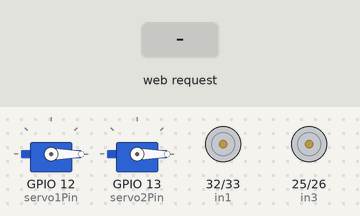
Bench run of a sketch on a simulated ESP32. Parts: 2 × servo, motor-driver pin pairs drawn as motors (green arrow = first pin HIGH = forward, orange = second pin HIGH = backward, longer = more drive, scaled by the enable pin). Inputs (shaded band) come from the test bench. What the sketch prints to the serial monitor is not drawn.

Above: at 1.2 s.
1.3 s: HTTP request GET /move?x=1 received
At 1.7 s:
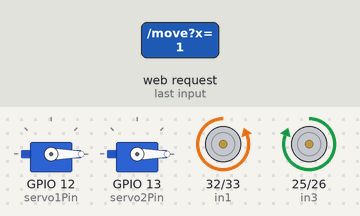
2.8 s: HTTP request GET /move?y=1 received
At 4.0 s:
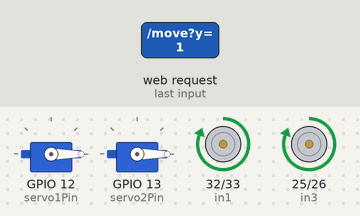
4.3 s: HTTP request GET /servo?id=1 received
At 5.2 s:
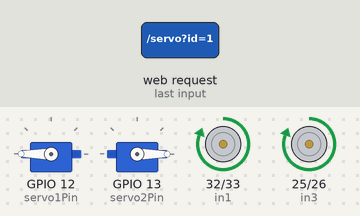
5.8 s: HTTP request GET /move received
At 6.3 s:
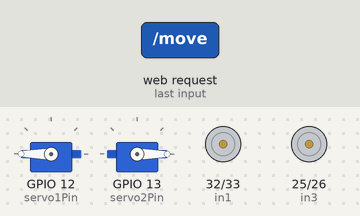
7.3 s: HTTP request GET /move?x=1&y=1&id=1 received
At 8.5 s:
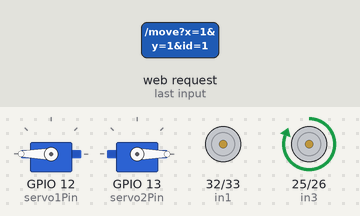
8.8 s: HTTP request GET /servo?x=1&y=1&id=1 received
At 9.8 s:
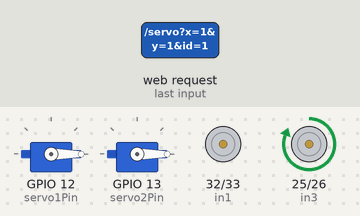
Timing chart, 0 to 11.3 s (numbered marks = the images above; inputs shaded):
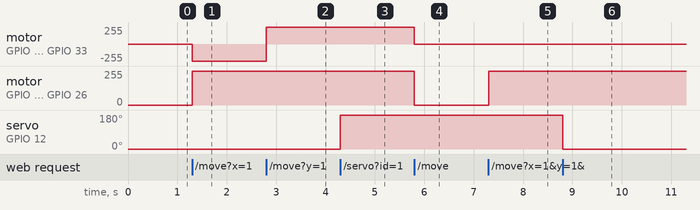

Measured:
- after the input at 1.3 s, motor on GPIO 32 (in1) / GPIO 33 (in2): stopped → backward 255/255 at once; motor on GPIO 25 (in3) / GPIO 26 (in4): stopped → forward 255/255 at once
- after the input at 2.8 s, motor on GPIO 32 (in1) / GPIO 33 (in2): backward 255/255 → forward 255/255 at once
- after the input at 4.3 s, servo on GPIO 12 (servo1Pin): 0° → 180° at once
- after the input at 5.8 s, motor on GPIO 32 (in1) / GPIO 33 (in2), motor on GPIO 25 (in3) / GPIO 26 (in4): forward 255/255 → stopped at once
- after the input at 7.3 s, motor on GPIO 25 (in3) / GPIO 26 (in4): stopped → forward 255/255 at once
- after the input at 8.8 s, servo on GPIO 12 (servo1Pin): 180° → 0° at once

The sketch:

ACI_BotControl.ino
```cpp
#include <WiFi.h>
#include <WebServer.h>
#include "motors.h"
#include "servos.h"

// WiFi AP credentials
const char* ssid     = "TeamACI";
const char* password = "Lancer123";

WebServer server(80);

// HTML PAGE (Multi-Touch D-Pads + Servo Buttons)
const char MAIN_page[] PROGMEM = R"=====(

<!DOCTYPE html>
<html>

<head>
  <meta name="viewport" content="width=device-width, initial-scale=1">
  <title>TEAM ACI</title>

  <style>
    * {
      box-sizing: border-box;
    }

    body {
      font-family: 'Segoe UI', Tahoma, Geneva, Verdana, sans-serif;
      text-align: center;
      margin: 0;
      padding: 20px;
      background: linear-gradient(180deg, #071224 0%, #081826 40%, #051018 100%);
      min-height: 100vh;
      color: #e9e3d6;
    }

    h2 {
      font-size: 32px;
      margin-bottom: 10px;
      color: #d4b46e;
      text-shadow: 0 2px 8px rgba(0, 0, 0, 0.7);
      letter-spacing: 1px;
    }

    h3 {
      font-size: 18px;
      margin: 15px 0 10px 0;
      color: #f3e7cf;
      text-shadow: 0 1px 4px rgba(0, 0, 0, 0.6);
      font-weight: 600;
    }

    .container {
      display: flex;
      justify-content: center;
      align-items: flex-start;
      flex-wrap: wrap;
      gap: 40px;
      margin: 30px 0;
    }

    .pad {
      display: grid;
      grid-template-columns: 70px 70px 70px;
      grid-template-rows: 70px 70px 70px;
      gap: 8px;
      padding: 20px;
      background: rgba(10, 15, 22, 0.6);
      border-radius: 16px;
      border: 1px solid rgba(212, 180, 110, 0.06);
      backdrop-filter: blur(6px);
      box-shadow: 0 8px 30px rgba(3, 6, 12, 0.7), inset 0 1px 0 rgba(255, 255, 255, 0.02);
    }

    .pad button {
      width: 70px;
      height: 70px;
      background: linear-gradient(180deg, #0f2230 0%, #091724 100%);
      border-radius: 12px;
      font-size: 20px;
      font-weight: 700;
      border: 1px solid rgba(212, 180, 110, 0.08);
      color: #e6d7b0;
      box-shadow: 0 6px 18px rgba(3, 6, 12, 0.6), 0 0 12px rgba(212, 180, 110, 0.03);
      cursor: pointer;
      transition: transform 0.08s ease, box-shadow 0.08s ease, background 0.08s ease;
      user-select: none;
      -webkit-user-select: none;
      touch-action: manipulation;
    }

    .pad button:active {
      background: linear-gradient(180deg, #d4b46e 0%, #b58f3b 100%);
      color: #061018;
      transform: scale(0.96);
      box-shadow: 0 4px 12px rgba(0, 0, 0, 0.6), 0 0 20px rgba(212, 180, 110, 0.18);
    }

    .empty {
      visibility: hidden;
    }

    .servo-btn {
      width: 200px;
      height: 70px;
      font-size: 18px;
      font-weight: 700;
      margin: 15px 10px;
      background: linear-gradient(180deg, #0f2230 0%, #091724 100%);
      border-radius: 12px;
      border: 1px solid rgba(212, 180, 110, 0.08);
      color: #e6d7b0;
      box-shadow: 0 8px 28px rgba(3, 6, 12, 0.6);
      cursor: pointer;
      transition: transform 0.08s ease, background 0.08s ease;
      user-select: none;
      -webkit-user-select: none;
      touch-action: manipulation;
    }

    .servo-btn:active {
      background: linear-gradient(180deg, #d4b46e 0%, #b58f3b 100%);
      color: #061018;
      transform: scale(0.98);
      box-shadow: 0 4px 12px rgba(0, 0, 0, 0.6), 0 0 18px rgba(212, 180, 110, 0.14);
    }

    #sliderBlue {
      width: 320px;
      height: 14px;
      -webkit-appearance: none;
      appearance: none;
      background: rgba(212,180,110,0.10);
      border-radius: 10px;
      outline: none;
      margin-top: 6px;
      cursor: pointer;
    }

    /* WebKit track */
    #sliderBlue::-webkit-slider-runnable-track {
      height: 10px;
      border-radius: 10px;
      background: rgba(212,180,110,0.18);
    }

    /* WebKit thumb (the handle) */
    #sliderBlue::-webkit-slider-thumb {
      -webkit-appearance: none;
      width: 34px;
      height: 34px;
      margin-top: -12px;
      border-radius: 50%;
      background: #d4b46e;
      border: 2px solid #091724;
      box-shadow: 0 2px 6px rgba(0,0,0,0.45);
    }

    #sliderBlue::-moz-range-track {
      height: 10px;
      border-radius: 10px;
      background: rgba(212,180,110,0.18);
    }

    #sliderBlue::-moz-range-thumb {
      width: 28px;
      height: 28px;
      border-radius: 50%;
      background: #d4b46e;
      border: 2px solid #091724;
      box-shadow: 0 2px 6px rgba(0,0,0,0.45);
    }

    @media (max-width: 600px) {
      body {
        padding: 10px;
      }

      h2 {
        font-size: 26px;
      }

      .container {
        gap: 25px;
        margin: 20px 0;
      }

      .pad {
        padding: 12px;
      }

      #sliderBlue { width: 240px; }
    }
  </style>

  <script>
    let currentX = 0;   // steering
    let currentY = 0;   // throttle

    function sendXY() {
      fetch(`/move?x=${currentX}&y=${currentY}`);
    }

    function handlePointerDown(axis, value, e) {
      e.preventDefault();
      if (axis === 'y') currentY = value;
      if (axis === 'x') currentX = value;
      sendXY();
    }

    function handlePointerUp(axis, e) {
      e.preventDefault();
      if (axis === 'y') currentY = 0;
      if (axis === 'x') currentX = 0;
      sendXY();
    }

    function servoCmd(id) {
      if (id === 1) {
        fetch(`/servo?id=1`);
      }
    }

    // handler for Servo BLUE (id=2)
    function blueChanged(val) {
      document.getElementById('blueVal').textContent = val;
      fetch(`/servo?id=2&pos=${val}`);
    }
  </script>

</head>

<body>

  <h2>Team ACI</h2>

  <div class="container">

    <!-- FORWARD / BACK PAD -->
    <div>
      <h3>Forward / Back</h3>
      <div class="pad">
        <div class="empty"></div>
        <button onpointerdown="handlePointerDown('y',-1,event)" onpointerup="handlePointerUp('y',event)">FWD</button>
        <div class="empty"></div>

        <div class="empty"></div>
        <div class="empty"></div>
        <div class="empty"></div>

        <div class="empty"></div>
        <button onpointerdown="handlePointerDown('y',1,event)" onpointerup="handlePointerUp('y',event)">BCK</button>
        <div class="empty"></div>
      </div>
    </div>

    <!-- LEFT / RIGHT PAD -->
    <div>
      <h3>Left / Right</h3>
      <div class="pad">
        <div class="empty"></div>
        <div class="empty"></div>
        <div class="empty"></div>

        <button onpointerdown="handlePointerDown('x',-1,event)" onpointerup="handlePointerUp('x',event)">L</button>

        <div class="empty"></div>

        <button onpointerdown="handlePointerDown('x',1,event)" onpointerup="handlePointerUp('x',event)">R</button>

        <div class="empty"></div>
        <div class="empty"></div>
        <div class="empty"></div>
      </div>
    </div>

  </div>

  <h3>Servo Controls</h3>
  <button class="servo-btn" onclick="servoCmd(1)">Servo BLACK</button>
  <!-- Servo BLUE slider: 5 degree steps -->
  <div style="display:flex;flex-direction:column;align-items:center;gap:8px;margin-top:12px;">
    <label for="sliderBlue" style="color:#f3e7cf;font-weight:700;">Servo BLUE: <span id="blueVal">0</span></label>
    <input id="sliderBlue" type="range" min="0" max="180" step="5" value="0"
           oninput="blueChanged(this.value)" />
  </div>

</body>

</html>

)=====";

// HANDLE MOVEMENT REQUESTS
void handleMove() {
  int x = server.hasArg("x") ? server.arg("x").toInt() : 0;
  int y = server.hasArg("y") ? server.arg("y").toInt() : 0;

  int leftDir = y;
  int rightDir = y;

  if (x == -1) { leftDir--; rightDir++; }
  if (x == 1)  { leftDir++; rightDir--; }

  leftDir  = constrain(leftDir, -1, 1);
  rightDir = constrain(rightDir, -1, 1);

  setMotors(rightDir, leftDir); // reversed logic (leftDir, rightDir)
  server.send(200, "text/plain", "OK");
}

void handleRoot() {
  server.send_P(200, "text/html", MAIN_page);
}

void setup() {
  Serial.begin(115200);

  // Initializations
  initMotors();
  initServos();

  setMotors(0,0);

  // WiFi AP
  WiFi.softAP(ssid, password);
  Serial.println("ESP32 AP Started");
  Serial.println(WiFi.softAPIP());

  // Routes
  server.on("/", handleRoot);
  server.on("/move", handleMove);
  server.on("/servo", handleServo);

  server.begin();
  Serial.println("HTTP server started");
}

void loop() {
  server.handleClient();
}
```

motors.cpp
```cpp
#include <Arduino.h>
#include "motors.h"

void initMotors() {
  pinMode(in1, OUTPUT);
  pinMode(in2, OUTPUT);
  pinMode(enA, OUTPUT);

  pinMode(in3, OUTPUT);
  pinMode(in4, OUTPUT);
  pinMode(enB, OUTPUT);
}


// Motor Control
void setMotors(int leftDir, int rightDir) {
  // leftDir, rightDir: -1 reverse, 0 stop, +1 forward

  // ----- LEFT MOTOR -----
  if (leftDir > 0) {        // forward
    digitalWrite(in1, HIGH);
    digitalWrite(in2, LOW);
    digitalWrite(enA, HIGH);
  } else if (leftDir < 0) {  // reverse
    digitalWrite(in1, LOW);
    digitalWrite(in2, HIGH);
    digitalWrite(enA, HIGH);
  } else {                  // stop
    digitalWrite(in1, LOW);
    digitalWrite(in2, LOW);
    digitalWrite(enA, LOW);
  }

  // ----- RIGHT MOTOR -----
  if (rightDir > 0) {         // forward
    digitalWrite(in3, HIGH);
    digitalWrite(in4, LOW);
    digitalWrite(enB, HIGH);
  } else if (rightDir < 0) {  // reverse
    digitalWrite(in3, LOW);
    digitalWrite(in4, HIGH);
    digitalWrite(enB, HIGH);
  } else {                    // stop
    digitalWrite(in3, LOW);
    digitalWrite(in4, LOW);
    digitalWrite(enB, LOW);
  }
}
```

motors.h
```cpp
#ifndef MOTORS_H
#define MOTORS_H

// Motor Driver Pins
const int in1 = 32;
const int in2 = 33;
const int enA = 27;

const int in3 = 25;
const int in4 = 26;
const int enB = 14;

void initMotors();
void setMotors(int leftDir, int rightDir);

#endif
```

servos.cpp
```cpp
#include <Arduino.h>
#include "servos.h"
#include <WebServer.h>

Servo servo1;
Servo servo2;
int servo1Pos = 0;
int servo2Pos = 0;

extern WebServer server;

void initServos() {
  servo1.setPeriodHertz(50);
  servo1.attach(servo1Pin, 500, 2400);

  servo2.setPeriodHertz(50);
  servo2.attach(servo2Pin, 500, 2600);

  servo1.write(0);
  servo2.write(0);
}

void handleServo() {
  int id = server.arg("id").toInt();
  if (server.hasArg("pos")) {
    int pos = constrain(server.arg("pos").toInt(), 0, 180);
    if (id == 1) {
      servo1Pos = pos;
      servo1.write(servo1Pos);
    } else if (id == 2) {
      servo2Pos = pos;
      servo2.write(servo2Pos);
    }
  } else {
    if (id == 1) {
      servo1Pos = (servo1Pos == 0 ? 180 : 0);
      servo1.write(servo1Pos);
    }
    if (id == 2) {
      servo2Pos = (servo2Pos == 0 ? 180 : 0);
      servo2.write(servo2Pos);
    }
  }
  server.send(200, "text/plain", "OK");
}
```

servos.h
```cpp
#ifndef SERVOS_H
#define SERVOS_H

#include <ESP32Servo.h>

// Servo Pins
const int servo1Pin = 12;
const int servo2Pin = 13;

extern Servo servo1;
extern Servo servo2;
extern int servo1Pos;
extern int servo2Pos;

void initServos();
void handleServo();

#endif
```
